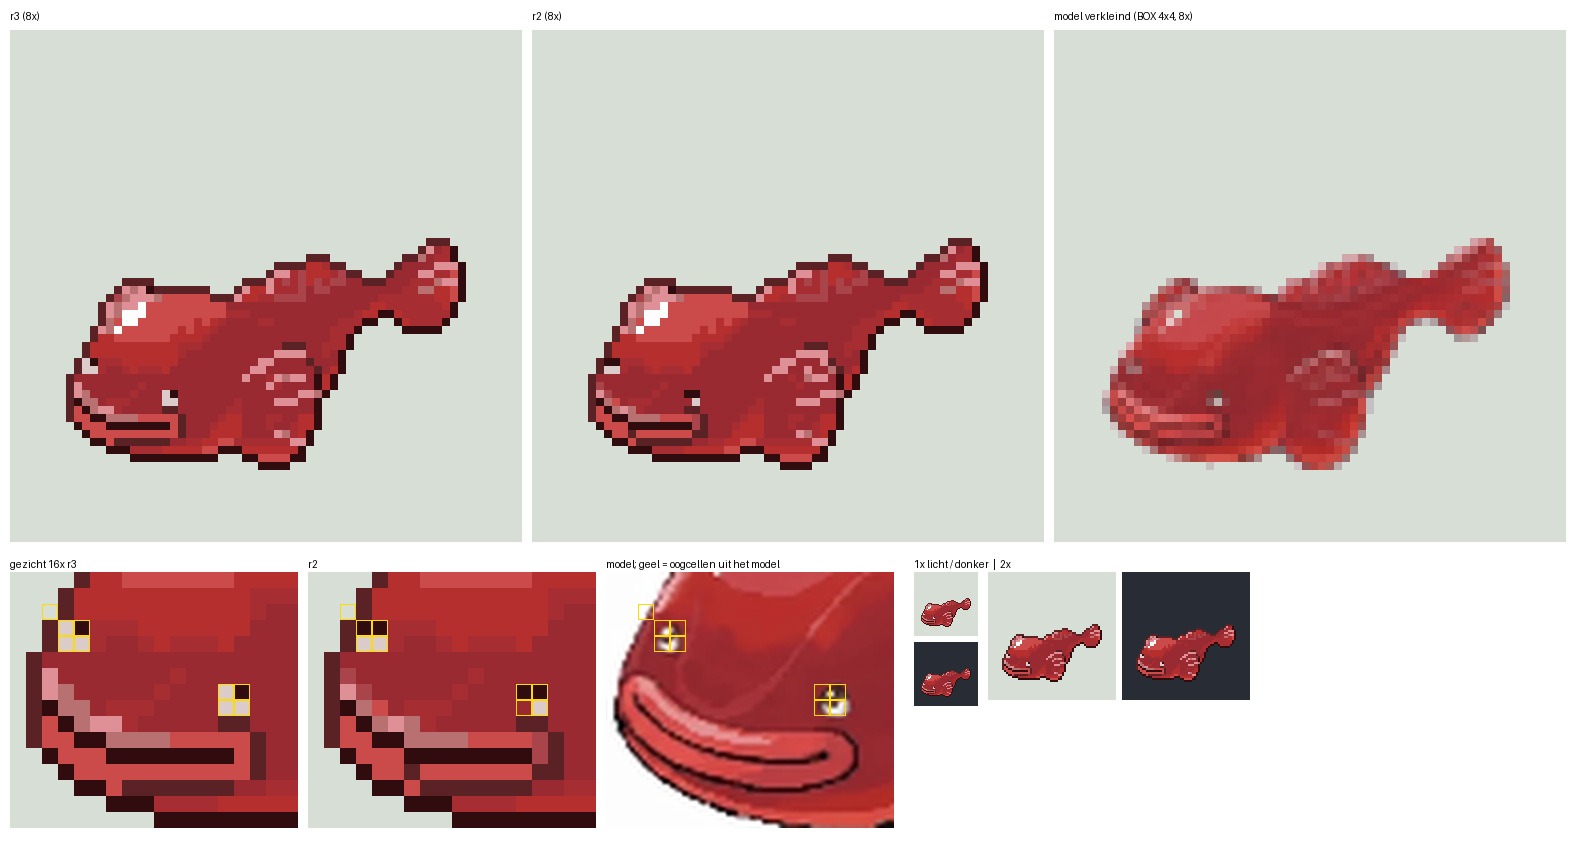

This figure's Python source:
# vel.py: r3 | r2 | model (BOX 4x4) op 8x; gezicht 16x r3 | r2 | model met de oogposities uit het model (kader = spritepixels
# waarin het oog van het model valt: oogwit >= 170 + pupil < 62 binnen de oogcirkel); 1x en 2x op licht/donker; lipmasker-overlay.
import numpy as np; from PIL import Image, ImageDraw
OY,OX,ymin,xmin,y0,x0=np.load('kaal_info.npz')['geo']
n=Image.open('natief.png').convert('RGB'); na=np.asarray(n).astype(int); Ln=na@[0.299,0.587,0.114]
r3=Image.open('blobfish_r3.png'); r2=Image.open('r2.png')
LG=(214,222,214); DG=(40,44,52)
def rgba(p,c): b=Image.new('RGBA',(64,64),c+(255,)); b.alpha_composite(p.convert('RGBA')); return b.convert('RGB')
nx=OX+4*(xmin-x0); ny=OY+4*(ymin-y0)
big=Image.new('RGB',(256+abs(nx)+4,256+abs(ny)+4),(255,255,255)); big.paste(n,(max(0,-nx),max(0,-ny))); bx,by=max(0,nx),max(0,ny)
m=big.crop((bx,by,bx+256,by+256)).resize((64,64),Image.BOX); ma=np.asarray(m).copy(); ma[ma.min(2)>=200]=LG; m=Image.fromarray(ma)
# oogposities uit het model: natieve oogpixels rond de twee ogen -> spritecellen
def cel(yy,xx): return (xx-OX)//4+x0-xmin, (yy-OY)//4+y0-ymin
ogen=[]
for (cx,cy) in ((9.5,41.5),(19.5,45.5)):
    ncx=OX+4*(cx-x0+xmin); ncy=OY+4*(cy-y0+ymin); cs=set()
    for yy in range(int(ncy)-5,int(ncy)+6):
        for xx in range(int(ncx)-5,int(ncx)+6):
            r,g,b=na[yy,xx]; sat=(max(r,g,b)-min(r,g,b))/max(r,g,b,1)
            if (Ln[yy,xx]>=170 and sat<0.3) or Ln[yy,xx]<62: cs.add(cel(yy,xx))
    ogen.append(cs)
z=8; W=64*z; X0,Y0,X1,Y1=6,38,24,54; zz=16; fw=(X1-X0)*zz; fh=(Y1-Y0)*zz
v=Image.new('RGB',(3*W+40,W+60+fh+30),'white'); d=ImageDraw.Draw(v)
for k,(im,t) in enumerate(((rgba(r3,LG),'r3 (8x)'),(rgba(r2,LG),'r2 (8x)'),(m,'model verkleind (BOX 4x4, 8x)'))):
    v.paste(im.resize((W,W),Image.NEAREST),(10+k*(W+10),30)); d.text((10+k*(W+10),10),t,fill='black')
yy=W+60
pan=[rgba(r3,LG).crop((X0,Y0,X1,Y1)).resize((fw,fh),Image.NEAREST), rgba(r2,LG).crop((X0,Y0,X1,Y1)).resize((fw,fh),Image.NEAREST),
     big.crop((bx+4*X0,by+4*Y0,bx+4*X1,by+4*Y1)).resize((fw,fh),Image.LANCZOS)]
for k,(im,t) in enumerate(zip(pan,('gezicht 16x r3','r2','model; geel = oogcellen uit het model'))):
    dd=ImageDraw.Draw(im)
    for cs in ogen:
        for (x,y) in cs:
            if X0<=x<X1 and Y0<=y<Y1: dd.rectangle([(x-X0)*zz,(y-Y0)*zz,(x-X0+1)*zz-1,(y-Y0+1)*zz-1],outline=(255,220,0))
    v.paste(im,(10+k*(fw+10),yy)); d.text((10+k*(fw+10),yy-14),t,fill='black')
xx=10+3*(fw+10)+10; d.text((xx,yy-14),'1x licht / donker  |  2x',fill='black')
v.paste(rgba(r3,LG),(xx,yy)); v.paste(rgba(r3,DG),(xx,yy+70))
v.paste(rgba(r3,LG).resize((128,128),Image.NEAREST),(xx+74,yy)); v.paste(rgba(r3,DG).resize((128,128),Image.NEAREST),(xx+74+134,yy))
v.save('vel.png'); print(v.size, [sorted(c) for c in ogen])
